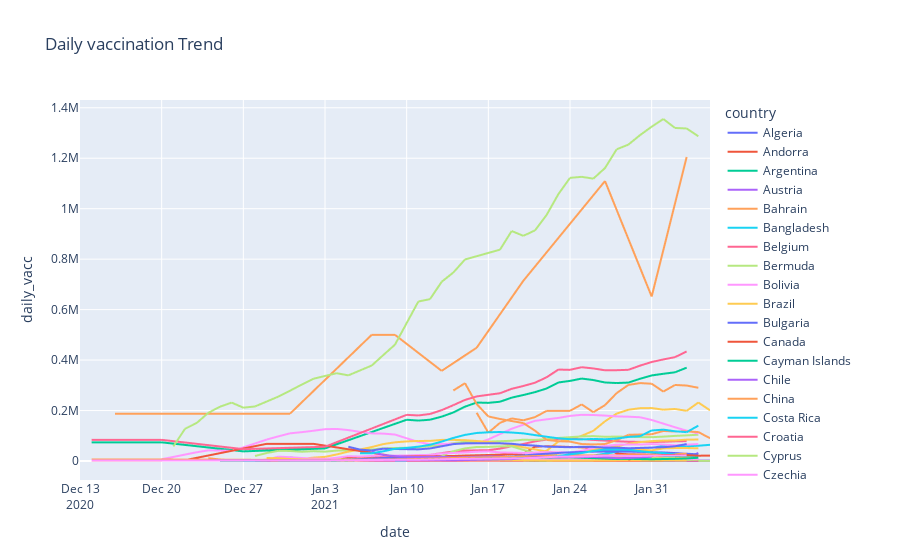

Notebook cell for this chart:
### Markdown cell above
0.35% of the whole population are vaccinated in India

### Code cell
# Daily Vaccination Trend
px.line(cv, x = 'date', y ='daily_vacc', color = 'country',title = 'Daily vaccination Trend')
